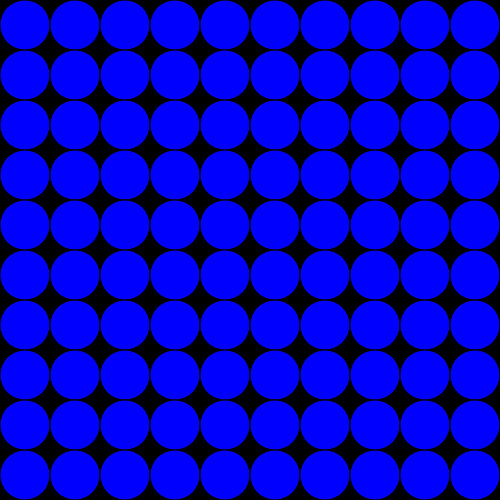
Frame 1 (no input)
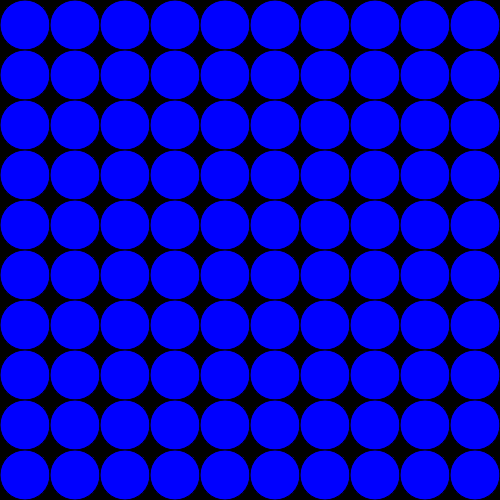
Frame 60 (no input)
Frame 120 (the mouse pressed at the canvas centre since frame 60): identical to frame 60, image omitted

The p5.js sketch that drew these frames (run headless with seeded random() and noise() and a simulated clock; from frame 60 on, the mouse is pressed at the canvas centre):

// p5.js sketch
// ── sketch.js
function setup()
{
  createCanvas(500, 500);
  background(0);
  fill(0, 0, 255);
}

function draw()
{
  for (let y = 25; y < height; y += 50)
  {
    for (let x = 25; x < width; x += 50)
    {
      ellipse(x, y, 50, 50);
    }
  }
}
